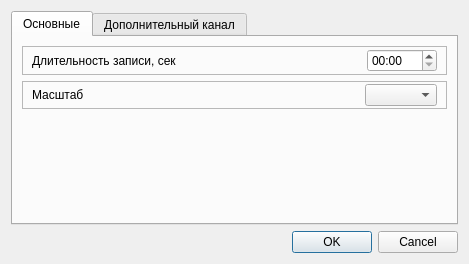
<?xml version="1.0" encoding="UTF-8"?>
<ui version="4.0">
 <class>TrenTakePutParamsDialog</class>
 <widget class="QDialog" name="TrenTakePutParamsDialog">
  <property name="geometry">
   <rect>
    <x>0</x>
    <y>0</y>
    <width>469</width>
    <height>264</height>
   </rect>
  </property>
  <property name="windowTitle">
   <string>Параметры тренажера &quot;Захват - укладка&quot;</string>
  </property>
  <layout class="QVBoxLayout" name="verticalLayout">
   <item>
    <widget class="QTabWidget" name="tabWidget">
     <property name="currentIndex">
      <number>0</number>
     </property>
     <widget class="QWidget" name="tabMain">
      <attribute name="title">
       <string>Основные</string>
      </attribute>
      <layout class="QVBoxLayout" name="verticalLayout_2">
       <item>
        <widget class="QFrame" name="frGameTime">
         <property name="frameShape">
          <enum>QFrame::StyledPanel</enum>
         </property>
         <property name="frameShadow">
          <enum>QFrame::Raised</enum>
         </property>
         <layout class="QHBoxLayout" name="horizontalLayout_7">
          <property name="topMargin">
           <number>2</number>
          </property>
          <property name="bottomMargin">
           <number>2</number>
          </property>
          <item>
           <widget class="QLabel" name="lblGameTime">
            <property name="text">
             <string>Длительность записи, сек</string>
            </property>
           </widget>
          </item>
          <item>
           <spacer name="horizontalSpacer_7">
            <property name="orientation">
             <enum>Qt::Horizontal</enum>
            </property>
            <property name="sizeHint" stdset="0">
             <size>
              <width>40</width>
              <height>20</height>
             </size>
            </property>
           </spacer>
          </item>
          <item>
           <widget class="QTimeEdit" name="edGameTime">
            <property name="minimumSize">
             <size>
              <width>70</width>
              <height>0</height>
             </size>
            </property>
            <property name="displayFormat">
             <string>mm:ss</string>
            </property>
           </widget>
          </item>
         </layout>
        </widget>
       </item>
       <item>
        <widget class="QFrame" name="frScale">
         <property name="frameShape">
          <enum>QFrame::StyledPanel</enum>
         </property>
         <property name="frameShadow">
          <enum>QFrame::Raised</enum>
         </property>
         <layout class="QHBoxLayout" name="horizontalLayout_6">
          <property name="topMargin">
           <number>2</number>
          </property>
          <property name="bottomMargin">
           <number>2</number>
          </property>
          <item>
           <widget class="QLabel" name="lblScale">
            <property name="text">
             <string>Масштаб</string>
            </property>
           </widget>
          </item>
          <item>
           <spacer name="horizontalSpacer_6">
            <property name="orientation">
             <enum>Qt::Horizontal</enum>
            </property>
            <property name="sizeHint" stdset="0">
             <size>
              <width>40</width>
              <height>20</height>
             </size>
            </property>
           </spacer>
          </item>
          <item>
           <widget class="QComboBox" name="cbScale">
            <property name="minimumSize">
             <size>
              <width>70</width>
              <height>0</height>
             </size>
            </property>
           </widget>
          </item>
         </layout>
        </widget>
       </item>
       <item>
        <spacer name="verticalSpacer_2">
         <property name="orientation">
          <enum>Qt::Vertical</enum>
         </property>
         <property name="sizeType">
          <enum>QSizePolicy::Expanding</enum>
         </property>
         <property name="sizeHint" stdset="0">
          <size>
           <width>20</width>
           <height>10</height>
          </size>
         </property>
        </spacer>
       </item>
      </layout>
     </widget>
     <widget class="QWidget" name="tabPhisioChan">
      <attribute name="title">
       <string>Дополнительный канал</string>
      </attribute>
      <layout class="QVBoxLayout" name="verticalLayout_3">
       <item>
        <widget class="QCheckBox" name="cbUseAdvancedChannel">
         <property name="text">
          <string>Использовать</string>
         </property>
        </widget>
       </item>
       <item>
        <widget class="QFrame" name="frame_2">
         <property name="frameShape">
          <enum>QFrame::StyledPanel</enum>
         </property>
         <property name="frameShadow">
          <enum>QFrame::Raised</enum>
         </property>
         <layout class="QHBoxLayout" name="horizontalLayout">
          <item>
           <widget class="QLabel" name="lblAdvChannelUseInfoLogo">
            <property name="sizePolicy">
             <sizepolicy hsizetype="Fixed" vsizetype="Preferred">
              <horstretch>0</horstretch>
              <verstretch>0</verstretch>
             </sizepolicy>
            </property>
            <property name="text">
             <string/>
            </property>
            <property name="pixmap">
             <pixmap resource="../../../kernel.qrc">:/images/info32.png</pixmap>
            </property>
           </widget>
          </item>
          <item>
           <widget class="QLabel" name="lblAdvChannelUseInfo">
            <property name="text">
             <string>Используется для захвата и укладки.</string>
            </property>
            <property name="textFormat">
             <enum>Qt::AutoText</enum>
            </property>
            <property name="wordWrap">
             <bool>true</bool>
            </property>
           </widget>
          </item>
         </layout>
        </widget>
       </item>
       <item>
        <widget class="QFrame" name="frForce">
         <property name="frameShape">
          <enum>QFrame::StyledPanel</enum>
         </property>
         <property name="frameShadow">
          <enum>QFrame::Raised</enum>
         </property>
         <layout class="QHBoxLayout" name="horizontalLayout_11">
          <property name="topMargin">
           <number>2</number>
          </property>
          <property name="bottomMargin">
           <number>2</number>
          </property>
          <item>
           <widget class="QLabel" name="lblForce">
            <property name="text">
             <string>Порог усилия на силомере, кг</string>
            </property>
           </widget>
          </item>
          <item>
           <spacer name="horizontalSpacer_11">
            <property name="orientation">
             <enum>Qt::Horizontal</enum>
            </property>
            <property name="sizeHint" stdset="0">
             <size>
              <width>40</width>
              <height>20</height>
             </size>
            </property>
           </spacer>
          </item>
          <item>
           <widget class="QSpinBox" name="edForce">
            <property name="minimumSize">
             <size>
              <width>70</width>
              <height>0</height>
             </size>
            </property>
            <property name="minimum">
             <number>1</number>
            </property>
            <property name="maximum">
             <number>100</number>
            </property>
            <property name="singleStep">
             <number>5</number>
            </property>
            <property name="value">
             <number>10</number>
            </property>
           </widget>
          </item>
         </layout>
        </widget>
       </item>
       <item>
        <widget class="QFrame" name="frMyogram">
         <property name="frameShape">
          <enum>QFrame::StyledPanel</enum>
         </property>
         <property name="frameShadow">
          <enum>QFrame::Raised</enum>
         </property>
         <layout class="QHBoxLayout" name="horizontalLayout_12">
          <property name="topMargin">
           <number>2</number>
          </property>
          <property name="bottomMargin">
           <number>2</number>
          </property>
          <item>
           <widget class="QLabel" name="lblMyogram">
            <property name="text">
             <string>Порог напряжения миограммы, мВ</string>
            </property>
           </widget>
          </item>
          <item>
           <spacer name="horizontalSpacer_12">
            <property name="orientation">
             <enum>Qt::Horizontal</enum>
            </property>
            <property name="sizeHint" stdset="0">
             <size>
              <width>40</width>
              <height>20</height>
             </size>
            </property>
           </spacer>
          </item>
          <item>
           <widget class="QSpinBox" name="edMyogram">
            <property name="minimumSize">
             <size>
              <width>70</width>
              <height>0</height>
             </size>
            </property>
            <property name="minimum">
             <number>50</number>
            </property>
            <property name="maximum">
             <number>1500</number>
            </property>
            <property name="singleStep">
             <number>50</number>
            </property>
            <property name="value">
             <number>200</number>
            </property>
           </widget>
          </item>
         </layout>
        </widget>
       </item>
       <item>
        <spacer name="verticalSpacer">
         <property name="orientation">
          <enum>Qt::Vertical</enum>
         </property>
         <property name="sizeHint" stdset="0">
          <size>
           <width>20</width>
           <height>40</height>
          </size>
         </property>
        </spacer>
       </item>
      </layout>
     </widget>
    </widget>
   </item>
   <item>
    <widget class="QDialogButtonBox" name="buttonBox">
     <property name="orientation">
      <enum>Qt::Horizontal</enum>
     </property>
     <property name="standardButtons">
      <set>QDialogButtonBox::Cancel|QDialogButtonBox::Ok</set>
     </property>
    </widget>
   </item>
  </layout>
 </widget>
 <resources>
  <include location="../../../kernel.qrc"/>
 </resources>
 <connections>
  <connection>
   <sender>buttonBox</sender>
   <signal>accepted()</signal>
   <receiver>TrenTakePutParamsDialog</receiver>
   <slot>accept()</slot>
   <hints>
    <hint type="sourcelabel">
     <x>259</x>
     <y>252</y>
    </hint>
    <hint type="destinationlabel">
     <x>157</x>
     <y>263</y>
    </hint>
   </hints>
  </connection>
  <connection>
   <sender>buttonBox</sender>
   <signal>rejected()</signal>
   <receiver>TrenTakePutParamsDialog</receiver>
   <slot>reject()</slot>
   <hints>
    <hint type="sourcelabel">
     <x>327</x>
     <y>252</y>
    </hint>
    <hint type="destinationlabel">
     <x>286</x>
     <y>263</y>
    </hint>
   </hints>
  </connection>
  <connection>
   <sender>cbUseAdvancedChannel</sender>
   <signal>clicked(bool)</signal>
   <receiver>TrenTakePutParamsDialog</receiver>
   <slot>onPhisioChanEnabledChange(bool)</slot>
   <hints>
    <hint type="sourcelabel">
     <x>89</x>
     <y>44</y>
    </hint>
    <hint type="destinationlabel">
     <x>469</x>
     <y>60</y>
    </hint>
   </hints>
  </connection>
 </connections>
 <slots>
  <slot>onPhisioChanEnabledChange(bool)</slot>
 </slots>
</ui>
